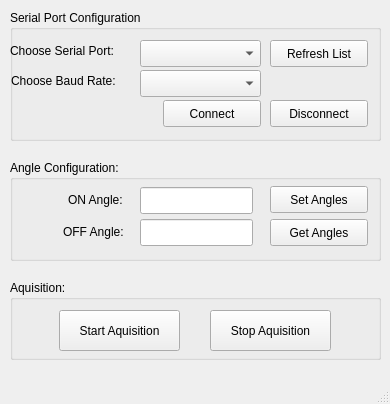
<?xml version="1.0" encoding="UTF-8"?>
<ui version="4.0">
 <class>MainWindow</class>
 <widget class="QMainWindow" name="MainWindow">
  <property name="geometry">
   <rect>
    <x>0</x>
    <y>0</y>
    <width>390</width>
    <height>404</height>
   </rect>
  </property>
  <property name="windowTitle">
   <string>MainWindow</string>
  </property>
  <widget class="QWidget" name="centralwidget">
   <widget class="QGroupBox" name="groupBox">
    <property name="geometry">
     <rect>
      <x>10</x>
      <y>10</y>
      <width>371</width>
      <height>131</height>
     </rect>
    </property>
    <property name="title">
     <string>Serial Port Configuration</string>
    </property>
    <widget class="QComboBox" name="serialPortList">
     <property name="geometry">
      <rect>
       <x>130</x>
       <y>30</y>
       <width>121</width>
       <height>27</height>
      </rect>
     </property>
    </widget>
    <widget class="QLabel" name="label">
     <property name="geometry">
      <rect>
       <x>0</x>
       <y>30</y>
       <width>131</width>
       <height>21</height>
      </rect>
     </property>
     <property name="text">
      <string>Choose Serial Port:</string>
     </property>
    </widget>
    <widget class="QPushButton" name="refreshButton">
     <property name="geometry">
      <rect>
       <x>260</x>
       <y>30</y>
       <width>98</width>
       <height>27</height>
      </rect>
     </property>
     <property name="text">
      <string>Refresh List</string>
     </property>
    </widget>
    <widget class="QLabel" name="label_2">
     <property name="geometry">
      <rect>
       <x>1</x>
       <y>60</y>
       <width>131</width>
       <height>21</height>
      </rect>
     </property>
     <property name="text">
      <string>Choose Baud Rate:</string>
     </property>
    </widget>
    <widget class="QComboBox" name="baudRateList">
     <property name="geometry">
      <rect>
       <x>130</x>
       <y>60</y>
       <width>121</width>
       <height>27</height>
      </rect>
     </property>
    </widget>
    <widget class="QPushButton" name="connectButton">
     <property name="geometry">
      <rect>
       <x>153</x>
       <y>90</y>
       <width>98</width>
       <height>27</height>
      </rect>
     </property>
     <property name="text">
      <string>Connect</string>
     </property>
    </widget>
    <widget class="QPushButton" name="disconnectButton">
     <property name="geometry">
      <rect>
       <x>260</x>
       <y>90</y>
       <width>98</width>
       <height>27</height>
      </rect>
     </property>
     <property name="text">
      <string>Disconnect</string>
     </property>
    </widget>
   </widget>
   <widget class="QGroupBox" name="groupBox_2">
    <property name="geometry">
     <rect>
      <x>10</x>
      <y>160</y>
      <width>371</width>
      <height>101</height>
     </rect>
    </property>
    <property name="title">
     <string>Angle Configuration:</string>
    </property>
    <widget class="QLabel" name="label_3">
     <property name="geometry">
      <rect>
       <x>58</x>
       <y>31</y>
       <width>81</width>
       <height>17</height>
      </rect>
     </property>
     <property name="text">
      <string>ON Angle:</string>
     </property>
    </widget>
    <widget class="QLineEdit" name="onAngleInput">
     <property name="geometry">
      <rect>
       <x>130</x>
       <y>27</y>
       <width>113</width>
       <height>27</height>
      </rect>
     </property>
    </widget>
    <widget class="QLabel" name="label_4">
     <property name="geometry">
      <rect>
       <x>53</x>
       <y>63</y>
       <width>81</width>
       <height>17</height>
      </rect>
     </property>
     <property name="text">
      <string>OFF Angle:</string>
     </property>
    </widget>
    <widget class="QLineEdit" name="onAngleInput_2">
     <property name="geometry">
      <rect>
       <x>130</x>
       <y>59</y>
       <width>113</width>
       <height>27</height>
      </rect>
     </property>
    </widget>
    <widget class="QPushButton" name="setAnglesButton">
     <property name="geometry">
      <rect>
       <x>260</x>
       <y>26</y>
       <width>98</width>
       <height>27</height>
      </rect>
     </property>
     <property name="text">
      <string>Set Angles</string>
     </property>
    </widget>
    <widget class="QPushButton" name="getAnglesButton">
     <property name="geometry">
      <rect>
       <x>260</x>
       <y>59</y>
       <width>98</width>
       <height>27</height>
      </rect>
     </property>
     <property name="text">
      <string>Get Angles</string>
     </property>
    </widget>
   </widget>
   <widget class="QGroupBox" name="groupBox_3">
    <property name="geometry">
     <rect>
      <x>10</x>
      <y>280</y>
      <width>371</width>
      <height>80</height>
     </rect>
    </property>
    <property name="title">
     <string>Aquisition:</string>
    </property>
    <widget class="QPushButton" name="startAquisitionButton">
     <property name="geometry">
      <rect>
       <x>49</x>
       <y>30</y>
       <width>121</width>
       <height>41</height>
      </rect>
     </property>
     <property name="text">
      <string>Start Aquisition</string>
     </property>
    </widget>
    <widget class="QPushButton" name="stopAquisitionButton">
     <property name="geometry">
      <rect>
       <x>200</x>
       <y>30</y>
       <width>121</width>
       <height>41</height>
      </rect>
     </property>
     <property name="text">
      <string>Stop Aquisition</string>
     </property>
    </widget>
   </widget>
  </widget>
  <widget class="QStatusBar" name="statusbar"/>
 </widget>
 <resources/>
 <connections/>
</ui>
